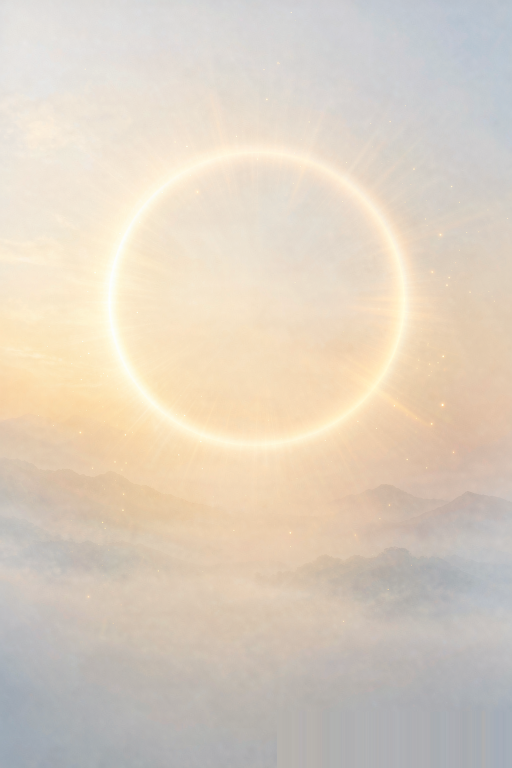
#> input picture ui设计/切图/佛光背景.png, 1024 x 1536 px, found by its file name (shown at 1/2 size)
$ python compose3.py
#> lines starting #> are read from the running program, lines starting #| are printed output that depends on the picture
from PIL import Image
import numpy as np
import os

B = r'E:/Android/Buddha/ui设计/切图'
bg = Image.open(os.path.join(B, '佛光背景.png')).convert('RGBA')
#> bg is the input picture: PIL image 1024x1536 RGBA; mean R, G, B, A 219.9, 207.7, 192.5, 255
tree = Image.open(os.path.join(B, '许愿树.png')).convert('RGBA')
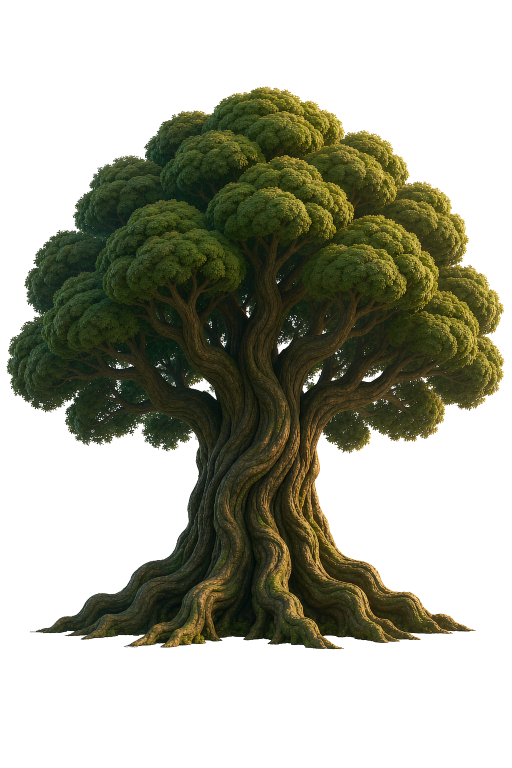
#> input picture ui设计/切图/许愿树.png, 1024 x 1536 px, found by its file name (shown at 1/2 size)
#> tree is the input picture: PIL image 1024x1536 RGBA; mean R, G, B, A 160.7, 160.9, 145.8, 111.7

W, H = bg.size
#> W = 1024; H = 1536
arr = np.array(bg).astype(np.float32)
Y, X = np.mgrid[0:H, 0:W]
cx, cy = W * 0.50, H * 0.36          # 光心：树冠背后偏上
#> cx = 512; cy = 553
maxd = max(W, H)
#> maxd = 1536
dist = np.sqrt((X - cx) ** 2 + (Y - cy) ** 2)

# 中央暖金光晕（强）
glow = np.clip(1 - dist / (maxd * 0.58), 0, 1) ** 1.4
ring = np.exp(-((dist - maxd * 0.30) ** 2) / (2 * (maxd * 0.06) ** 2)) * 0.7
warm = np.array([255.0, 236.0, 190.0])
light = (glow * 0.5 + ring * 0.4)[..., np.newaxis]
arr[..., :3] += light * warm
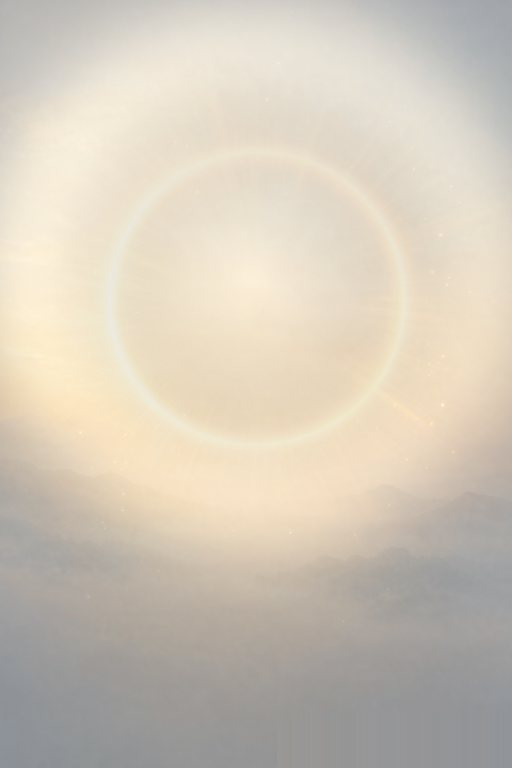
#> arr: shape (1536, 1024, 4) float32 (shown at 1/2 size); mean R, G, B, A 288.7, 271.9, 244.6, 256; transparent parts drawn white
# 四角压暗，做纵深、突出中央佛光
vig = np.clip(dist / (maxd * 0.60), 0, 1) ** 1.5
arr[..., :3] -= vig[..., np.newaxis] * 60
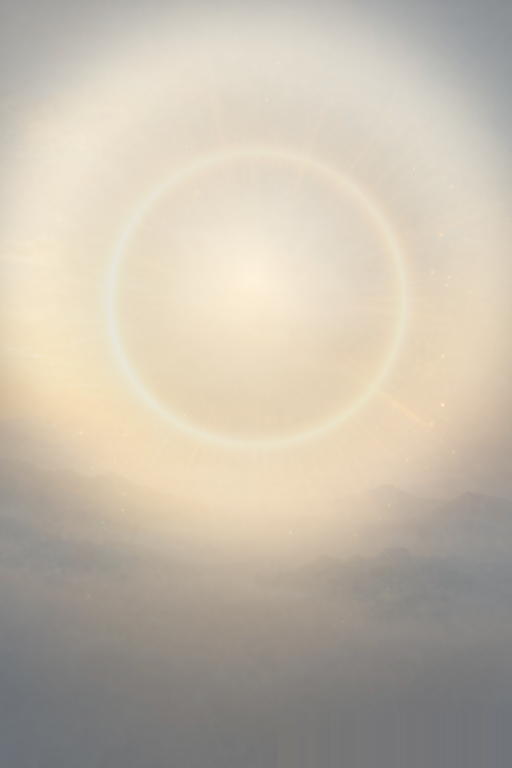
#> arr: shape (1536, 1024, 4) float32 (shown at 1/2 size); mean R, G, B, A 261.6, 244.7, 217.4, 256; transparent parts drawn white
arr = np.clip(arr, 0, 255)
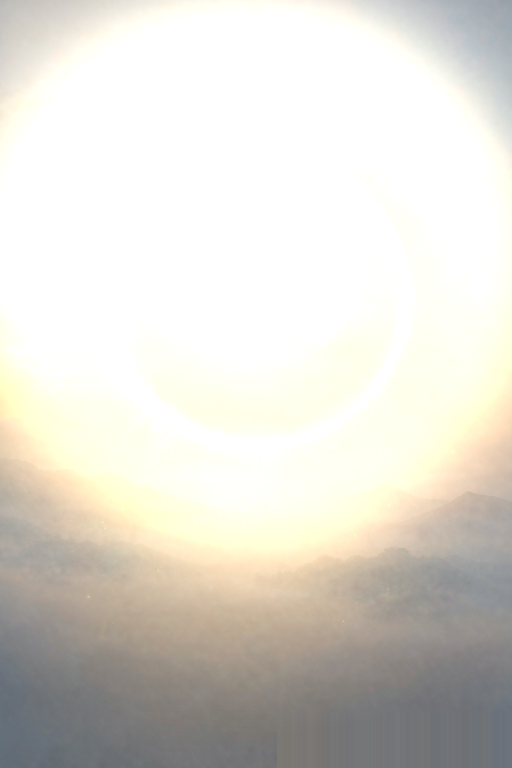
#> arr: shape (1536, 1024, 4) float32 (shown at 1/2 size); mean R, G, B, A 222.6, 220.1, 212.2, 256

bg_glow = Image.fromarray(arr.astype(np.uint8), 'RGBA')

# 叠树：缩到 85%，居中略偏下，让树冠背后佛光从四周天空透出
scale = 0.85
tw, th = int(W * scale), int(H * scale)
#> tw = 870; th = 1305
tree_r = tree.resize((tw, th), Image.LANCZOS)
off_x = (W - tw) // 2
#> off_x = 77
off_y = (H - th) // 2 + int(H * 0.05)
#> off_y = 191
canvas = Image.new('RGBA', (W, H), (0, 0, 0, 0))
#> canvas: PIL image 1024x1536 RGBA; every value is 0
canvas.paste(bg_glow, (0, 0))
canvas.alpha_composite(tree_r, (off_x, off_y))
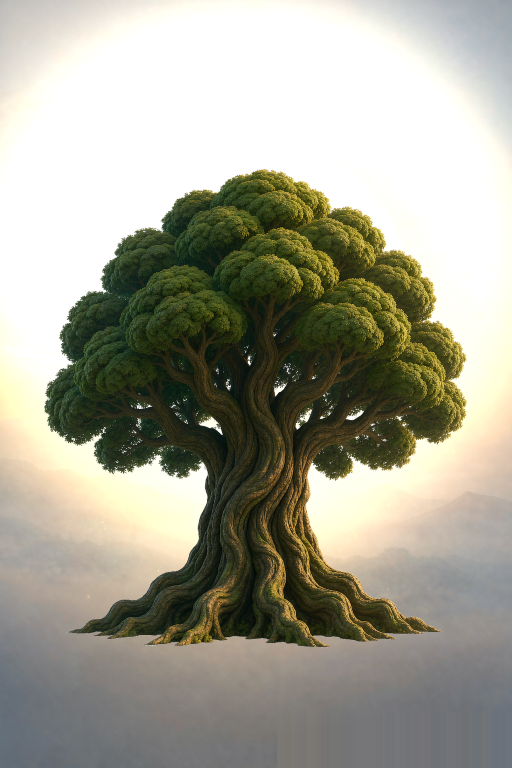
#> canvas: PIL image 1024x1536 RGBA (shown at 1/2 size); mean R, G, B, A 162.8, 161.5, 146.6, 255
canvas = canvas.convert('RGB')
#> canvas: PIL image 1024x1536 RGB

# 树根落地薄雾 + 接触阴影感
arr2 = np.array(canvas).astype(np.float32)
fog = np.clip((Y - H * 0.78) / (H * 0.22), 0, 1) ** 1.2
arr2[..., :3] += fog[..., np.newaxis] * 58                      # 底部淡白雾
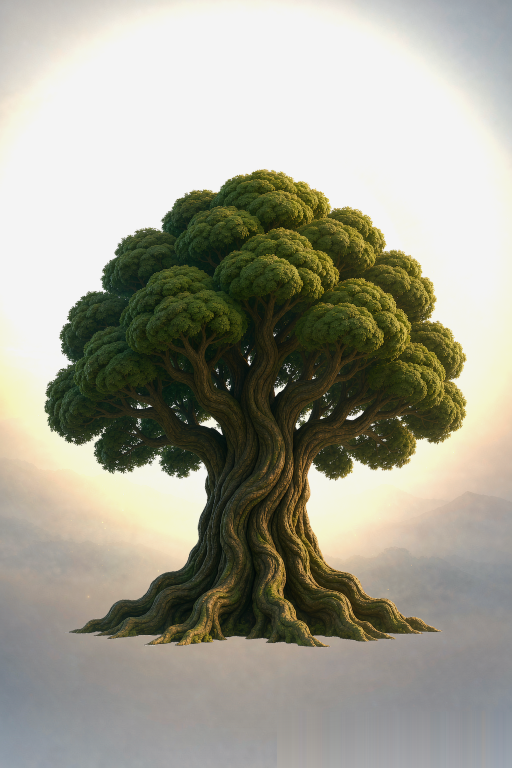
#> arr2: shape (1536, 1024, 3) float32 (shown at 1/2 size); mean R, G, B 168.9, 167.5, 152.6; drawn with min black and max white
# 树根两侧微微压暗，制造落地接触阴影
contact = (fog ** 1.5) * (1 - np.clip(np.abs(X - cx) / (W * 0.30), 0, 1))
arr2[..., :3] -= contact[..., np.newaxis] * 30
arr2 = np.clip(arr2, 0, 255)

out = os.path.join(B, '树+佛光_合成整图.png')
Image.fromarray(arr2.astype(np.uint8), 'RGB').save(out, 'PNG')
print('saved', out, os.path.getsize(out), 'bytes')
